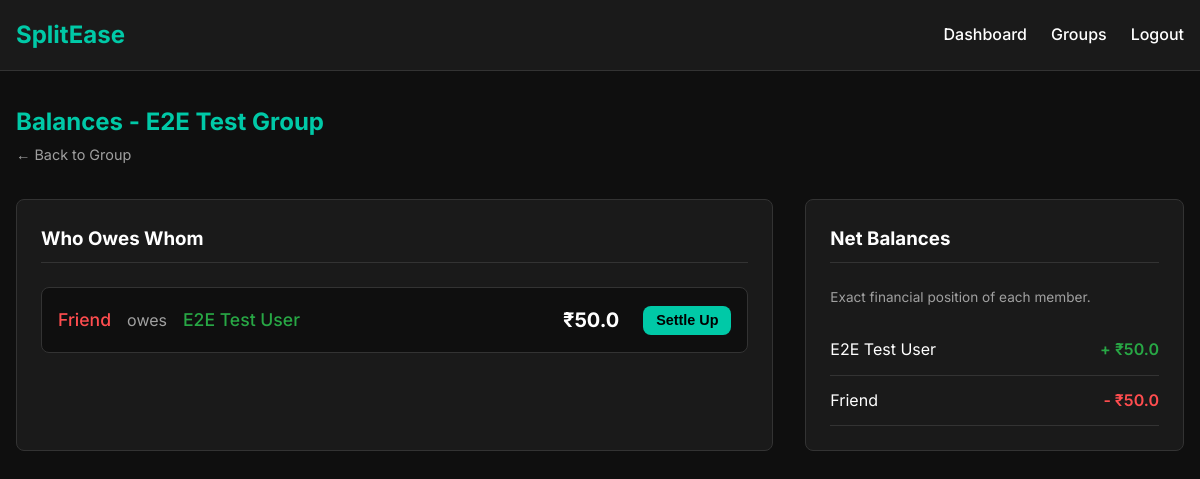
The app's page /groups/2/balances (signed in) with its own data.
### models.py (models this page shows, shortened)
class Group(Base):
    __tablename__ = "groups"
    id = Column(Integer, primary_key=True, index=True)
    name = Column(String, nullable=False)
    created_at = Column(DateTime, default=func.now())
    members = relationship("GroupMember", back_populates="group", cascade="all, delete-orphan")
    expenses = relationship("Expense", back_populates="group", cascade="all, delete-orphan")
    settlements = relationship("Settlement", back_populates="group", cascade="all, delete-orphan")
    import_logs = relationship("ImportLog", back_populates="group", cascade="all, delete-orphan")

class User(Base):
    __tablename__ = "users"
    id = Column(Integer, primary_key=True, index=True)
    name = Column(String, nullable=False)
    email = Column(String, unique=True, index=True, nullable=False)
    password_hash = Column(String, nullable=False)
    created_at = Column(DateTime, default=func.now())
    group_memberships = relationship("GroupMember", back_populates="user", cascade="all, delete-orphan")
    expenses_paid = relationship("Expense", back_populates="payer")
    expense_splits = relationship("ExpenseSplit", back_populates="user")
    settlements_paid = relationship("Settlement", foreign_keys="[Settlement.from_user_id]", back_populates="from_user")
    settlements_received = relationship("Settlement", foreign_keys="[Settlement.to_user_id]", back_populates="to_user")

### routers/balance_routes.py (the view)
@router.get("/groups/{group_id}/balances", response_class=HTMLResponse)
async def view_balances(
    request: Request,
    group_id: int,
    db: Session = Depends(get_db),
    current_user: User = Depends(get_current_user)
):
    group = db.query(Group).filter(Group.id == group_id).first()
    if not group:
        raise HTTPException(status_code=404, detail="Group not found")
    members = db.query(GroupMember).filter(GroupMember.group_id == group_id).all()
    user_map = {m.user_id: m.user for m in members}
    net_balances = compute_net_balances(group_id, db)
    transactions = simplify_debts(net_balances)
    simplified_debts = []
    for from_id, to_id, amount in transactions:
        simplified_debts.append({
            "from_user": user_map.get(from_id),
            "to_user": user_map.get(to_id),
            "amount": amount
        })
    rich_net_balances = []
    for uid, bal in net_balances.items():
        if bal != 0:
            rich_net_balances.append({
                "user": user_map.get(uid),
                "balance": bal
            })
    rich_net_balances.sort(key=lambda x: x["balance"], reverse=True)
    return templates.TemplateResponse(request=request, name="balances.html", context=
        {
            "request": request,
            "user": current_user,
            "group": group,
            "debts": simplified_debts,
            "net_balances": rich_net_balances
        }
    )

### templates/balances.html (shortened to what this page needs)
{% extends "base.html" %}
{% block content %}
<div style="display: flex; justify-content: space-between; align-items: center; margin-bottom: 2rem;">
    <div>
        <h2 style="color: var(--accent-teal);">Balances - {{ group.name }}</h2>
        <a href="/groups/{{ group.id }}" style="color: var(--text-muted); font-size: 0.9rem;">&larr; Back to Group</a>
    </div>
</div>
<div style="display: grid; grid-template-columns: 2fr 1fr; gap: 2rem;">
    <div class="card">
        <h3 style="margin-bottom: 1.5rem; border-bottom: 1px solid var(--border-color); padding-bottom: 0.5rem;">Who Owes Whom</h3>
        {% if debts %}
            <div style="display: flex; flex-direction: column; gap: 1rem;">
                {% for debt in debts %}
                <div style="display: flex; justify-content: space-between; align-items: center; padding: 1rem; border: 1px solid var(--border-color); border-radius: var(--border-radius); background-color: var(--bg-dark);">
                    <div style="display: flex; align-items: center; gap: 1rem;">
                        <div style="font-weight: 500; font-size: 1.1rem; color: var(--error-red);">
                            {{ debt.from_user.name }}
                        </div>
                        <div style="color: var(--text-muted);">
                            owes
                        </div>
                        <div style="font-weight: 500; font-size: 1.1rem; color: var(--success-green);">
                            {{ debt.to_user.name }}
                        </div>
                    </div>
                    <div style="display: flex; align-items: center; gap: 1.5rem;">
                        <div style="font-size: 1.25rem; font-weight: 700; color: var(--text-main);">
                            ₹{{ debt.amount }}
                        </div>
                        <form action="/groups/{{ group.id }}/settlements/add" method="GET" style="margin: 0;">
                            <button type="submit" class="btn btn-primary" style="padding: 0.4rem 0.8rem; font-size: 0.9rem;">Settle Up</button>
                        </form>
                    </div>
                </div>
                {% endfor %}
            </div>
        {% else %}
            <div style="text-align: center; padding: 3rem 0;">
                <h3 style="color: var(--success-green); margin-bottom: 0.5rem;">🎉 Group is all settled up!</h3>
                <p style="color: var(--text-muted);">No one owes anything right now.</p>
            </div>
        {% endif %}
    </div>
    <div class="card" style="height: fit-content;">
        <h3 style="margin-bottom: 1.5rem; border-bottom: 1px solid var(--border-color); padding-bottom: 0.5rem;">Net Balances</h3>
        <p style="font-size: 0.85rem; color: var(--text-muted); margin-bottom: 1rem;">Exact financial position of each member.</p>
        <table style="width: 100%; border-collapse: collapse; text-align: left;">
            <tbody>
                {% for item in net_balances %}
                <tr style="border-bottom: 1px solid var(--border-color);">
                    <td style="padding: 0.75rem 0;">
                        {{ item.user.name }}
                    </td>
                    <td style="padding: 0.75rem 0; text-align: right; font-weight: 600;">
                        {% if item.balance > 0 %}
                            <span style="color: var(--success-green);">+ ₹{{ item.balance }}</span>
                        {% else %}
                            <span style="color: var(--error-red);">- ₹{{ item.balance|abs }}</span>
                        {% endif %}
                    </td>
                </tr>
                {% else %}
                <tr>
                    <td colspan="2" style="padding: 1rem 0; text-align: center; color: var(--text-muted);">
                        All balances are exactly zero.
                    </td>
                </tr>
                {% endfor %}
            </tbody>
        </table>
    </div>
</div>
{% endblock %}

### static/style.css (style rules this page uses)
:root { --bg-dark: #0f0f0f; --bg-card: #1a1a1a; --text-main: #ffffff; --text-muted: #a0a0a0; --accent-teal: #00c9a7; --accent-teal-hover: #00b396; --error-red: #ff4d4f; --success-green: #28a745; --border-color: #333333; --border-radius: 8px; --spacing-md: 16px; --spacing-lg: 24px; }
* { box-sizing: border-box; margin: 0; padding: 0; }
body { font-family: 'Inter', sans-serif; background-color: var(--bg-dark); color: var(--text-main); line-height: 1.6; }
a { color: var(--accent-teal); text-decoration: none; transition: color 0.2s; }
.btn { display: inline-block; padding: 0.5rem 1rem; border-radius: var(--border-radius); font-weight: 600; cursor: pointer; border: none; transition: all 0.2s; }
.btn-primary { background-color: var(--accent-teal); color: #000; }
.card { background-color: var(--bg-card); border: 1px solid var(--border-color); border-radius: var(--border-radius); padding: var(--spacing-lg); }

### records on screen
Group: name "E2E Test Group"
User: from_user.name "Friend", user.name "Friend"
User: to_user.name "E2E Test User", user.name "E2E Test User"

### other values on screen
{{ debt.amount }} "50.0"
{{ item.balance }} "50.0"
{{ item.balance|abs }} "50.0"
